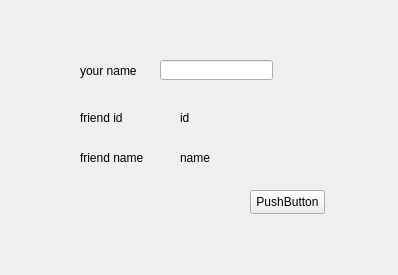
<?xml version="1.0" encoding="UTF-8"?>
<ui version="4.0">
 <class>Widget_addFriend</class>
 <widget class="QWidget" name="Widget_addFriend">
  <property name="geometry">
   <rect>
    <x>0</x>
    <y>0</y>
    <width>398</width>
    <height>275</height>
   </rect>
  </property>
  <property name="windowTitle">
   <string>Form</string>
  </property>
  <widget class="QPushButton" name="pushButton_send">
   <property name="geometry">
    <rect>
     <x>250</x>
     <y>190</y>
     <width>75</width>
     <height>24</height>
    </rect>
   </property>
   <property name="text">
    <string>PushButton</string>
   </property>
  </widget>
  <widget class="QLabel" name="label_yourName">
   <property name="geometry">
    <rect>
     <x>80</x>
     <y>60</y>
     <width>81</width>
     <height>21</height>
    </rect>
   </property>
   <property name="text">
    <string>your name</string>
   </property>
  </widget>
  <widget class="QLineEdit" name="lineEdit">
   <property name="geometry">
    <rect>
     <x>160</x>
     <y>60</y>
     <width>113</width>
     <height>20</height>
    </rect>
   </property>
  </widget>
  <widget class="QLabel" name="label_FriendID">
   <property name="geometry">
    <rect>
     <x>80</x>
     <y>110</y>
     <width>55</width>
     <height>16</height>
    </rect>
   </property>
   <property name="text">
    <string>friend id</string>
   </property>
  </widget>
  <widget class="QLabel" name="label_FriendName">
   <property name="geometry">
    <rect>
     <x>80</x>
     <y>150</y>
     <width>71</width>
     <height>16</height>
    </rect>
   </property>
   <property name="text">
    <string>friend name</string>
   </property>
  </widget>
  <widget class="QLabel" name="label_id">
   <property name="geometry">
    <rect>
     <x>180</x>
     <y>110</y>
     <width>55</width>
     <height>16</height>
    </rect>
   </property>
   <property name="text">
    <string>id</string>
   </property>
  </widget>
  <widget class="QLabel" name="label_name">
   <property name="geometry">
    <rect>
     <x>180</x>
     <y>150</y>
     <width>55</width>
     <height>16</height>
    </rect>
   </property>
   <property name="text">
    <string>name</string>
   </property>
  </widget>
 </widget>
 <resources/>
 <connections/>
</ui>
